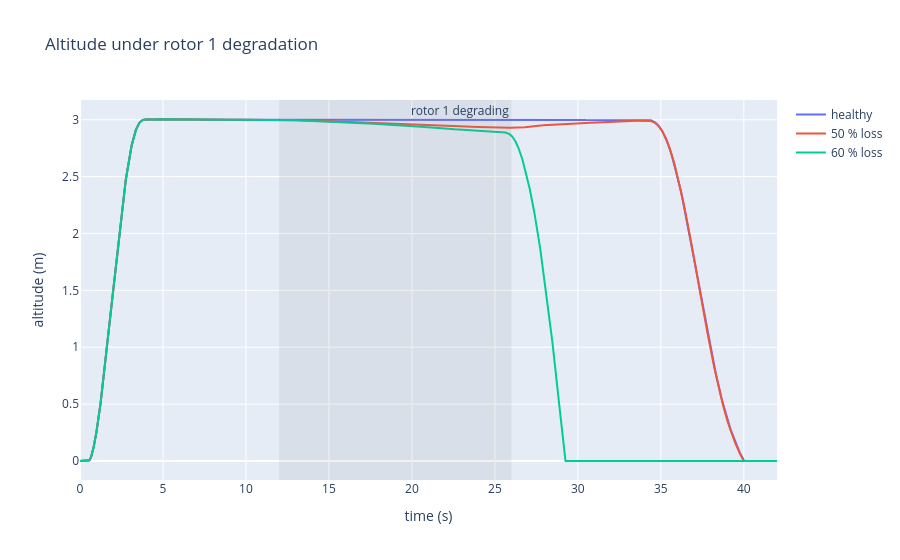

Write notebook code for a chart like this one.
### Markdown cell above
## 7  When a motor fails

`FaultInjector` degrades `motor_eff_1` between 12 s and 26 s. The controller does not know; its integrators push
the weak rotor harder until it runs out of thrust.

### Code cell
import plotly.graph_objects as go
from simweave.faults import FaultInjector, FaultProfile, ParameterFault

def fly_with_loss(loss):
    quad = Quadrotor()
    if loss == 0.0:
        return fly(quad, mission)
    profile = FaultProfile(onset_time=12.0, failure_time=26.0, mode="rotor_degradation", shape="linear")
    fault = ParameterFault(param="motor_eff_1", profile=profile, max_delta=-loss)
    return fly(FaultInjector(quad, [fault]), mission)

fig_fault = go.Figure()
print(f"{'case':<10s} {'rms':>7s} {'max':>6s} {'saturated':>10s} {'energy Wh':>10s}  outcome")
for name, loss in {"healthy": 0.0, "50 % loss": 0.5, "60 % loss": 0.6}.items():
    f = fly_with_loss(loss)
    m = f.metrics()
    lowest = f.position[(f.time > 8) & (f.time < 34), 2].min()
    outcome = f"lands at {-m['touchdown_speed']:.2f} m/s" if lowest > 0.5 else "crash"
    print(f"{name:<10s} {m['rms_error']:7.3f} {m['max_error']:6.2f} {m['saturation_fraction']:10.0%} "
          f"{m['energy_wh']:10.2f}  {outcome}")
    fig_fault.add_trace(go.Scatter(x=f.time, y=f.position[:, 2], name=name))
fig_fault.add_vrect(x0=12, x1=26, fillcolor="grey", opacity=0.12, line_width=0,
                    annotation_text="rotor 1 degrading")
fig_fault.update_layout(title="Altitude under rotor 1 degradation",
                        xaxis_title="time (s)", yaxis_title="altitude (m)")
fig_fault.show()

### Figure 1 — Plotly figure (JSON) as saved in the notebook; plotly's stock layout.template omitted (floating-point values rounded to 4 significant figures; data arrays with more than 128 entries replaced by an {"elided": "..."} marker saying what was removed)
{"data": [{"name": "healthy", "type": "scatter", "x": {"elided": "10501 float values"}, "y": {"elided": "10501 float values"}}, {"name": "50 % loss", "type": "scatter", "x": {"elided": "10501 float values"}, "y": {"elided": "10501 float values"}}, {"name": "60 % loss", "type": "scatter", "x": {"elided": "10501 float values"}, "y": {"elided": "10501 float values"}}], "layout": {"annotations": [{"showarrow": false, "text": "rotor 1 degrading", "x": 26, "xanchor": "right", "xref": "x", "y": 1, "yanchor": "top", "yref": "y domain"}], "shapes": [{"fillcolor": "grey", "line": {"width": 0}, "opacity": 0.12, "type": "rect", "x0": 12, "x1": 26, "xref": "x", "y0": 0, "y1": 1, "yref": "y domain"}], "title": {"text": "Altitude under rotor 1 degradation"}, "xaxis": {"title": {"text": "time (s)"}}, "yaxis": {"title": {"text": "altitude (m)"}}}}
